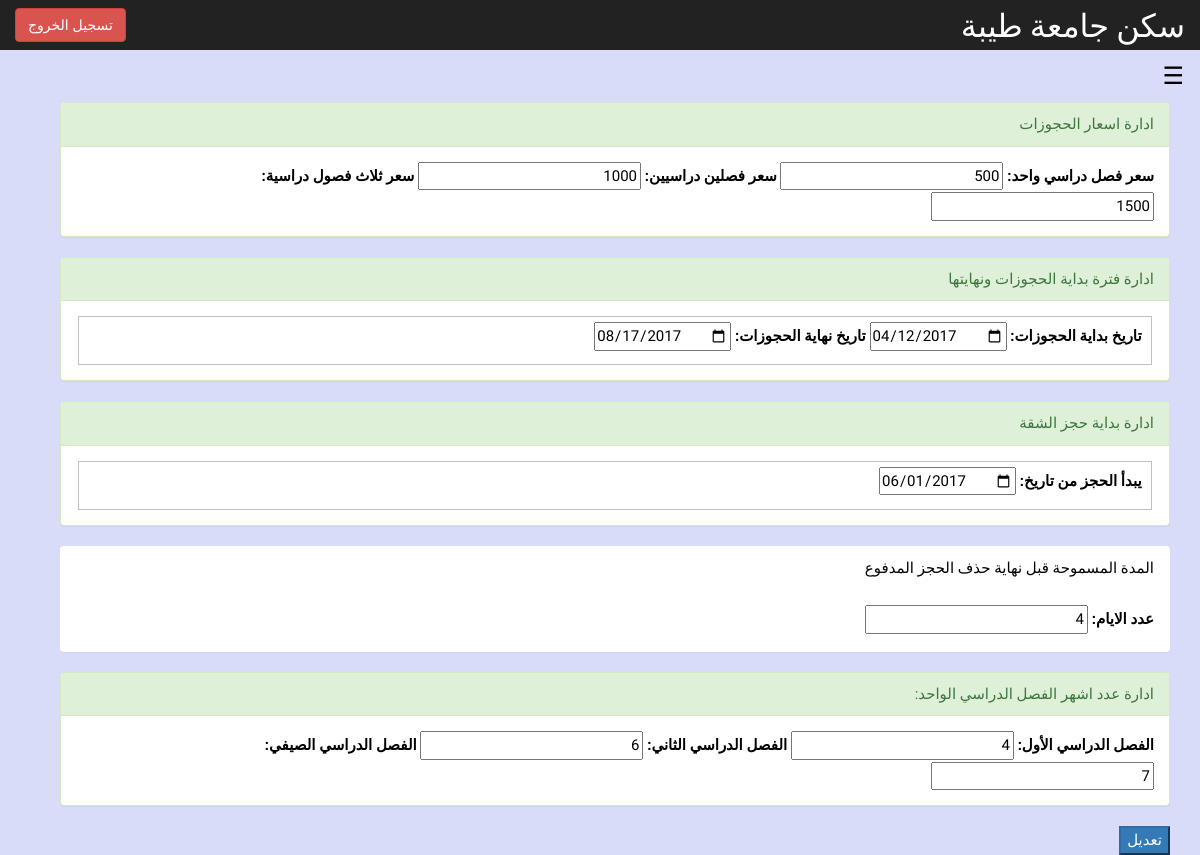
The app's page /studenthousing/manager/manageStudentHousing.php (signed in) with its own data.
### tables this page shows
CREATE TABLE `student_housing_info` (
  `PRICE_OF_ONE_TERM` float NOT NULL,
  `PRICE_OF_TWO_TERM` float NOT NULL,
  `PRICE_OF_THREE_TERM` float NOT NULL,
  `TIME_OF_STARTING_BOOKINGS` date NOT NULL,
  `TIME_OF_ENDING_BOOKINGS` date NOT NULL,
  `START_DATE_OF_NEW_BOOKING` date NOT NULL,
  `NUMBER_OF_DAYS_BEFORE_CANCEL_BOOKING` int(11) NOT NULL,
  `TIME_OF_FIRST_TERM` int(11) NOT NULL,
  `TIME_OF_SECOND_TERM` int(11) NOT NULL,
  `TIME_OF_SUMMER_TERM` int(11) NOT NULL
);

### studenthousing/manager/studentHousingAPI.php (called while the page is built, shortened)
<?php
function sh_studenthousing_get($f = '*',$extra = ''){
    global $conn;
    $query = sprintf("SELECT %s FROM `student_housing_info` %s ",$f,$extra);
    $qresult = mysqli_query($conn, $query);
    $rcount = mysqli_num_rows($qresult);
    $users = array();
    for($i = 0; $i < $rcount; $i++)
        $users[@count($users)] = mysqli_fetch_object($qresult);
    return $users[0];
}
?>

### studenthousing/manager/manageStudentHousing.php (the view, shortened to what this page needs)
<?php
 require_once('../db.php');
require_once('studentHousingAPI.php');
$info = sh_studenthousing_get();
?>
<!DOCTYPE html>
<html>
    <head>
        <link rel="stylesheet" href="css/bootstrap.css">
        <link rel="stylesheet" href="css/bootstrap-rtl.css">
        <link rel="stylesheet" href="css/dashboard.css">
        <link rel="stylesheet" type="text/css" href="managePanelStyle.css">
        <link rel="stylesheet" href="css/w4.css">
    </head>
    <body id="content">
        <nav class="navbar navbar-inverse navbar-fixed-top">
            <div class="container-fluid">
                <div class="navbar-header">
                    <a class="navbar-brand" href="#" > <font size="6" face="cairo" color="white">سكن جامعة طيبة</font></a>
                </div>
                <div id="navbar" class="navbar-collapse collapse">
                     <form action="../managerLogin/logout.php" method="post" class="navbar-form navbar-right">
                        <input type="submit" class="btn btn-danger" value="تسجيل الخروج" />
                    </form>
                </div>
            </div>
        </nav>
<div class="icon-bar w3-teal" > <font face="Changa">
    <button class=" w3-button w3-teal w3-xlarge w3-right " onclick="openRightMenu()"style="color: #000000!important;">&#9776;</button>
    <div class="w3-container" style="background-color:#D8DCF8;">
                          <div class="container">
                            <div class="row col-md-offset 2 col-lg-offset 4">
                              <div class="col-md-12 col-sm-12 col-lg-12">
                          <div class="row col-md-12">
                          <form action="saveStudentHousingInfo.php" method="post">
    <div class="panel panel-success">
      <div class="panel-heading">ادارة اسعار الحجوزات</div>
      <div class="panel-body">                                  <label>سعر فصل دراسي واحد:</label>
                                  <input type="number" name="price1" value="<?php echo $info->PRICE_OF_ONE_TERM ?>"/>
                                  <label>سعر فصلين دراسيين:</label>
                                  <input type="number" name="price2" value="<?php echo $info->PRICE_OF_TWO_TERM; ?>"/>
                                  <label>سعر ثلاث فصول دراسية:</label>
                                  <input type="number" name="price3" value="<?php echo $info->PRICE_OF_THREE_TERM; ?>"/>
</div>
    </div>
    <div class="panel panel-success">
      <div class="panel-heading">ادارة فترة بداية الحجوزات ونهايتها</div>
      <div class="panel-body">                              <fieldset>
                                  <label>تاريخ بداية الحجوزات:</label>
                                  <input type="date" name="start_date_bookings" value="<?php echo $info->TIME_OF_STARTING_BOOKINGS; ?>"/>
                                  <label>تاريخ نهاية الحجوزات:</label>
                                  <input type="date" name="expire_date_bookings" value="<?php echo $info->TIME_OF_ENDING_BOOKINGS; ?>"/>
                              </fieldset></div>
    </div>
    <div class="panel panel-success">
      <div class="panel-heading">ادارة بداية حجز الشقة</div>
      <div class="panel-body">  <fieldset>
                                  <label>يبدأ الحجز من تاريخ:</label>
                                  <input type="date" name="start_date_booking" value="<?php echo $info->START_DATE_OF_NEW_BOOKING; ?>"/>
                              </fieldset>
							  </div>
    </div>
    <div class="panel panel-successs">
      <div class="panel-heading">المدة المسموحة قبل نهاية حذف الحجز المدفوع</div>
      <div class="panel-body">                                  <label>عدد الايام:</label>
                                  <input type="number" name="number_of_days_before_cancel_booking" value="<?php echo $info->NUMBER_OF_DAYS_BEFORE_CANCEL_BOOKING; ?>"/>
</div>
    </div>
    <div class="panel panel-success">
      <div class="panel-heading">ادارة عدد اشهر الفصل الدراسي الواحد:</div>
      <div class="panel-body">
                                      <label>الفصل الدراسي الأول:</label>
                                                                <input type="number" name="first_term" value="<?php echo $info->TIME_OF_FIRST_TERM; ?>"/>
                                                                <label>الفصل الدراسي الثاني:</label>
                                                                <input type="number" name="second_term" value="<?php echo $info->TIME_OF_SECOND_TERM; ?>"/>
                                                                <label>الفصل الدراسي الصيفي:</label>
                                                                <input type="number" name="summer_term" value="<?php echo $info->TIME_OF_SUMMER_TERM; ?>"/>
                                                                </div>
    </div>
                              <input type="submit" class="btn-primary" value="تعديل"/>
                          </form>
                        </div>
                </div>
            </div>
        </div>
             </div>
            </div>
    </body>
</html>

### studenthousing/manager/css/dashboard.css (style rules this page uses)
body { padding-top: 50px; }
.navbar-fixed-top { border: 0; }
#content { background-color: #1CA347; }
.navbar-brand { font-size: 28px; }

### studenthousing/manager/css/w4.css (style rules this page uses)
*,*:before,*:after { box-sizing:inherit }
html { -ms-text-size-adjust:100%;-webkit-text-size-adjust:100% }
body { margin:0 }
article,aside,details,figcaption,figure,footer,header,main,menu,nav,section,summary { display:block }
a { background-color:transparent;-webkit-text-decoration-skip:objects }
button,input,select,textarea { font:inherit;margin:0 }
button,input { overflow:visible }
button,select { text-transform:none }
button,html [type=button],[type=reset],[type=submit] { -webkit-appearance:button }
fieldset { border:1px solid #c0c0c0;margin:0 2px;padding:.35em .625em .75em }
html,body { font-family:Verdana,sans-serif;font-size:15px;line-height:1.5 }
html { overflow-x:hidden }
a { color:inherit }
.w3-btn,.w3-button { border:none;display:inline-block;outline:0;padding:8px 16px;vertical-align:middle;overflow:hidden;text-decoration:none;color:inherit;background-color:inherit;text-align:center;cursor:pointer;white-space:nowrap }
.w3-btn,.w3-button { -webkit-touch-callout:none;-webkit-user-select:none;-khtml-user-select:none;-moz-user-select:none;-ms-user-select:none;user-select:none }
.w3-container:after,.w3-container:before,.w3-panel:after,.w3-panel:before,.w3-row:after,.w3-row:before,.w3-row-padding:after,.w3-row-padding:before, .w3-cell-row:before,.w3-cell-row:after,.w3-clear:after,.w3-clear:before,.w3-bar:before,.w3-bar:after { content:"";display:table;clear:both }
.w3-container { padding:0px!important; }
.w3-xlarge { font-size:24px!important }
.w3-right { float:right!important }
.w3-teal,.w3-hover-teal:hover { color: #000000 !important;background-color: rgba(8, 32, 207, 0.16) !important }
.w3-button { background-color: transparent!important }
body { width: 100%!important; margin: 0%!important; }

### records on screen
student_housing_info: price1 "500", price2 "1000", price3 "1500", start_date_bookings "04/12/2017", expire_date_bookings "08/17/2017", start_date_booking "06/01/2017", number_of_days_before_cancel_booking "4", first_term "4", second_term "6", summer_term "7"
